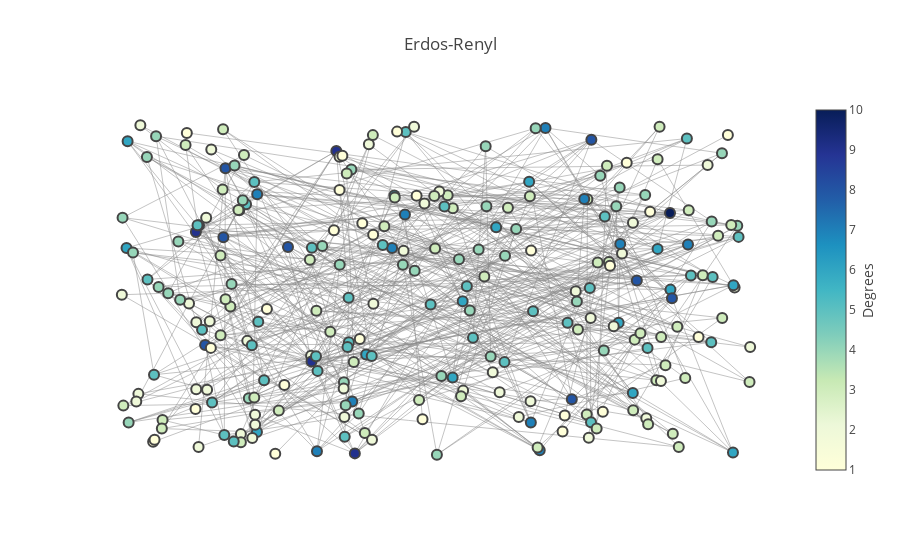

Source (notebook cell):
### Markdown cell above
### Erdos-Renyl

The Erdos-Renyl random graph $G(n,p)$, also known as binomial graph, denotes a graph of $n$ nodes wherein every possible edge, i.e. tuple of two different nodes, is chosen with probability $p$.

### Code cell
graph = nx.erdos_renyi_graph(250, 0.015)

position = nx.random_layout(graph)

layout = go.Layout(
    title='Erdos-Renyl',
    xaxis=dict(showgrid=False, zeroline=False, showticklabels=False),
    yaxis=dict(showgrid=False, zeroline=False, showticklabels=False),
    showlegend=False,
)

figure = go.Figure([
    go.Scatter(
        name='edges',
        mode='lines',
        x=[x for edge in graph.edges()
           for x in [position[edge[0]][0], position[edge[1]][0], None]],
        y=[y for edge in graph.edges()
           for y in [position[edge[0]][1], position[edge[1]][1], None]],
        line=dict(
            width=0.5,
            color='#888'
        ),
        hoverinfo='none',
    ),
    go.Scatter(
        name='nodes',
        mode='markers',
        x=[position[node][0] for node in graph.nodes()],
        y=[position[node][1] for node in graph.nodes()],
        marker=dict(
            size=10,
            showscale=True,
            reversescale=True,
            color=[graph.degree(node) for node in graph.nodes()],
            colorbar=dict(
                title='Degrees',
                titleside='right'
            ),
            colorscale='YlGnBu',
            line=dict(width=2),
        ),
        hoverinfo='text',
    ),
], layout)

py.iplot(figure)

### Figure 1 — Plotly figure (JSON) as saved in the notebook; plotly's stock layout.template omitted (floating-point values rounded to 4 significant figures; data arrays with more than 128 entries replaced by an {"elided": "..."} marker saying what was removed)
{"data": [{"hoverinfo": "none", "line": {"color": "#888", "width": 0.5}, "mode": "lines", "name": "edges", "type": "scatter", "uid": "b318cfe5-16da-4512-828a-9e5d112f82a5", "x": {"elided": "1395 float values"}, "y": {"elided": "1395 float values"}}, {"hoverinfo": "text", "marker": {"color": {"elided": "250 int values"}, "colorbar": {"title": {"side": "right", "text": "Degrees"}}, "colorscale": "YlGnBu", "line": {"width": 2}, "reversescale": true, "showscale": true, "size": 10}, "mode": "markers", "name": "nodes", "type": "scatter", "uid": "8ebff9bb-005b-4fee-a847-0f4e539199cb", "x": {"elided": "250 float values"}, "y": {"elided": "250 float values"}}], "layout": {"showlegend": false, "title": {"text": "Erdos-Renyl"}, "xaxis": {"showgrid": false, "showticklabels": false, "zeroline": false}, "yaxis": {"showgrid": false, "showticklabels": false, "zeroline": false}}}
